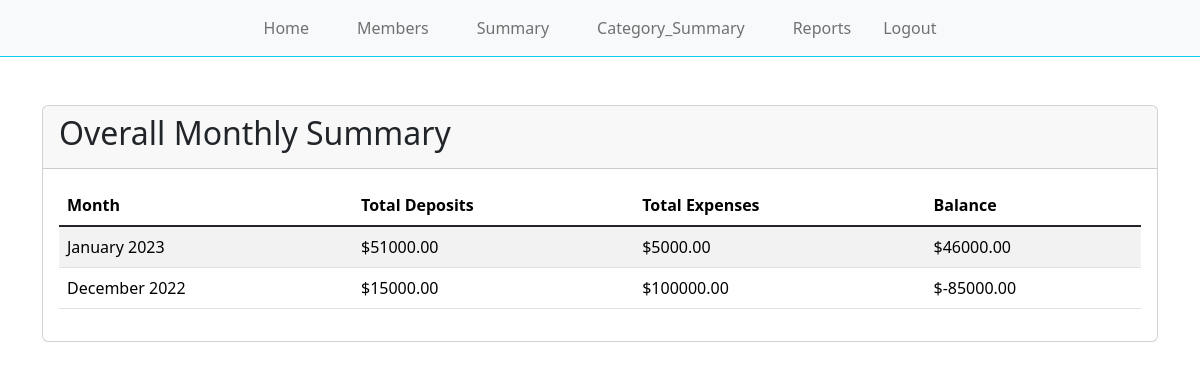
The page /monthly-summary/ (signed in) on the database its author committed.
### myapp/models.py (models this page shows, shortened)
class MonthlySummary(models.Model):
    month = models.DateField(default=date.today, unique=True)
    total_deposits = models.DecimalField(max_digits=10, decimal_places=2, default=0)
    total_expenses = models.DecimalField(max_digits=10, decimal_places=2, default=0)
    balance = models.DecimalField(max_digits=10, decimal_places=2, default=0)

### myapp/views.py (the view)
# urls.py: path('monthly-summary/', views.monthly_summary, name='monthly_summary'),
@login_required
def monthly_summary(request, year=None, month=None):
    if year and month:
        summaries = MonthlySummary.objects.filter(month__year=year, month__month=month)
        title = f"Monthly Summary for {month}/{year}"
    else:
        summaries = MonthlySummary.objects.all()
        title = "Overall Monthly Summary"
    context = {'title': title, 'summaries': summaries}
    return render(request, 'monthly_summary.html', context)

### templates/monthly_summary.html
{% extends 'base.html' %}
{% block content %}
<div class="container mt-5">
    <div class="row">
        <div class="col">
            <div class="card">
                <div class="card-header">
                    <h2>{{ title }}</h2>
                </div>
                <div class="card-body">
                    <table class="table table-striped">
                        <thead>
                            <tr>
                                <th>Month</th>
                                <th>Total Deposits</th>
                                <th>Total Expenses</th>
                                <th>Balance</th>
                            </tr>
                        </thead>
                        <tbody>
                            {% for summary in summaries %}
                            <tr>
                                <td>{{ summary.month|date:"F Y" }}</td>
                                <td>${{ summary.total_deposits|floatformat:2 }}</td>
                                <td>${{ summary.total_expenses|floatformat:2 }}</td>
                                <td>${{ summary.balance|floatformat:2 }}</td>
                            </tr>
                            {% empty %}
                            <tr>
                                <td colspan="4">No data available</td>
                            </tr>
                            {% endfor %}
                        </tbody>
                    </table>
                </div>
            </div>
        </div>
    </div>
</div>
{% endblock %}

### rows shown on the page
MonthlySummary: month "January 2023", total_deposits "51000.00", total_expenses "5000.00", balance "46000.00"
MonthlySummary: month "December 2022", total_deposits "15000.00", total_expenses "100000.00", balance "-85000.00"

### other values the page prints
{{ title }} "Overall Monthly Summary"
